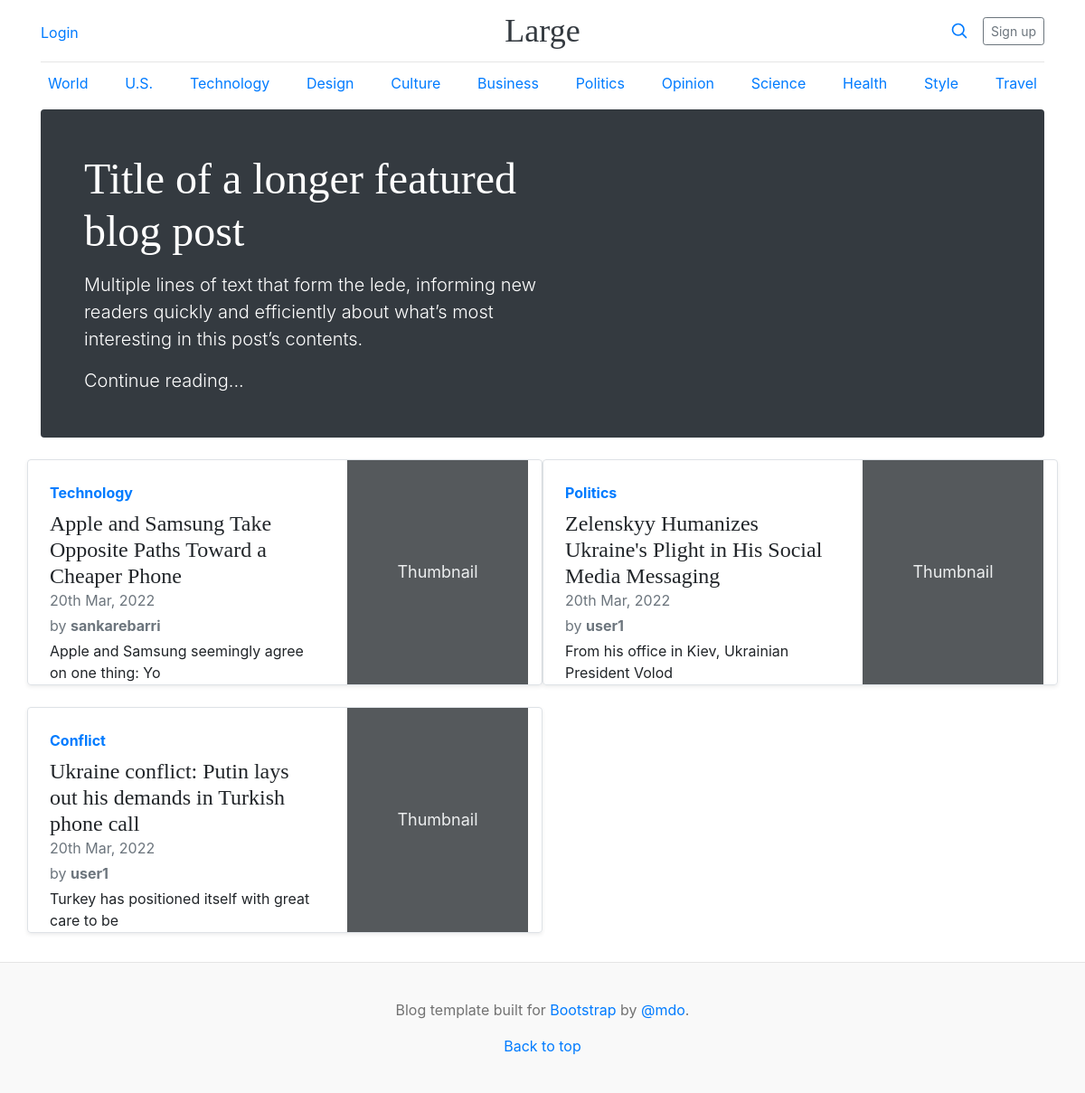
The app's page /, older data.
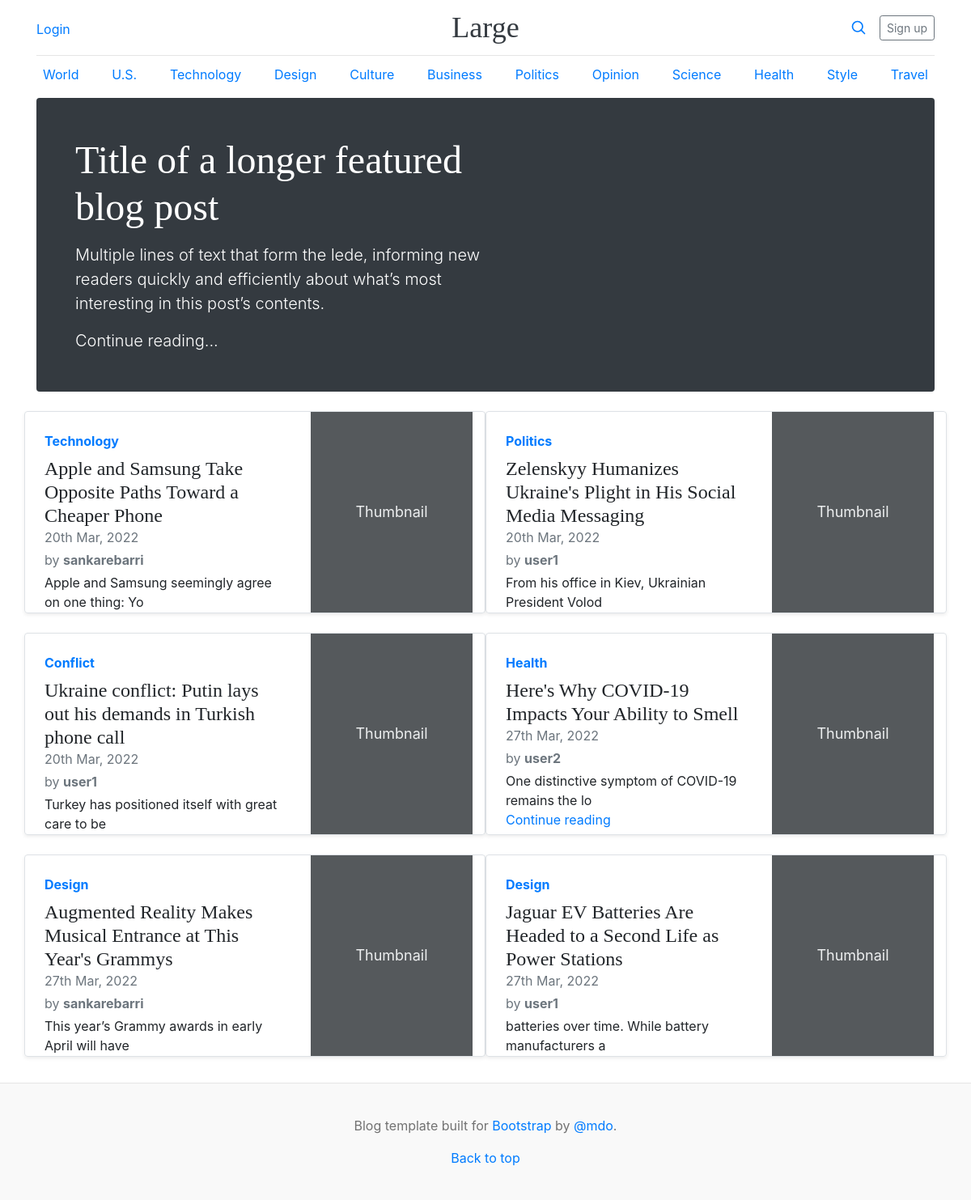
The same page, newer data.
### home/models.py (models this page shows, shortened)
class BlogDetails(models.Model):
    category = models.ForeignKey(Category, on_delete=models.CASCADE)
    title = models.TextField()
    content = models.TextField()
    author = models.ForeignKey(User, on_delete=models.CASCADE)
    published_date = models.DateTimeField(auto_now_add=True)
    content_image = models.ImageField(upload_to='article_img', blank=True)

class Category(models.Model):
    category = models.CharField(max_length=20)
    def __str__(self):
        return self.category

### home/views.py (the view)
# urls.py: 2. Add a URL to urlpatterns:  path('', views.home, name='home')
def home(request):
    context = {
        'posts': BlogDetails.objects.all()
    }
    return render(request, 'home/home.html', context)

### templates/home/home.html
{% extends 'base.html'%}
{% block content %}
<main class="container">
  <div class="p-4 p-md-5 mb-4 text-white rounded bg-dark">
    <div class="col-md-6 px-0">
      <h1 class="display-4 fst-italic">Title of a longer featured blog post</h1>
      <p class="lead my-3">Multiple lines of text that form the lede, informing new readers quickly and efficiently about what’s most interesting in this post’s contents.</p>
      <p class="lead mb-0"><a href="#" class="text-white fw-bold">Continue reading...</a></p>
    </div>
  </div>
  <div class="row mb-2">
    {% for post in posts %}
    <div class="col-md-6">
      <div class="row g-0 border rounded overflow-hidden flex-md-row mb-4 shadow-sm h-md-250 position-relative">
        <div class="col p-4 d-flex flex-column position-static">
          <strong class="d-inline-block mb-2 text-primary">{{ post.category }}</strong>
          <h4 class="mb-0">{{ post.title }}</h4>
          <div class="mb-1 text-muted">{{ post.published_date|date:'dS M, Y' }}</div>
          <div class="mb-1 text-muted">by <b>{{ post.author }}</b></div>
          <p class="card-text mb-auto">{{ post.content|slice:":50" }}</p>
          <a href="{% url 'article' post.id %}" class="stretched-link">Continue reading</a>
        </div>
        <div class="col-auto d-none d-lg-block">
          <svg class="bd-placeholder-img" width="200" height="250" xmlns="http://www.w3.org/2000/svg" role="img" aria-label="Placeholder: Thumbnail" preserveAspectRatio="xMidYMid slice" focusable="false"><title>Placeholder</title><rect width="100%" height="100%" fill="#55595c"/><text x="50%" y="50%" fill="#eceeef" dy=".3em">Thumbnail</text></svg>
        </div>
      </div>
    </div>
    {% endfor %}
  </div>
</main>
{% endblock %}

### templates/base.html (shortened to what this page needs)
<!doctype html>
<html lang="en">
{% load static %}
  <head>
    <link href="{% static 'css/assets/dist/css/bootstrap.min.css' %}" rel="stylesheet">
    <link href="{% static 'css/blog.css' %}" rel="stylesheet">
  </head>
  <body>
<div class="container">
  <header class="blog-header py-3">
    <div class="row flex-nowrap justify-content-between align-items-center">
      <div class="col-4 pt-1">
        {% if user.is_authenticated %}
          <a class="link-secondary" href="{% url 'logout' %}">Logout</a>
        {% else %}
          <a class="link-secondary" href="{% url 'login' %}">Login</a>
        {% endif %}
      </div>
      <div class="col-4 text-center">
        <a class="blog-header-logo text-dark" href="{% url 'home' %}">Large</a>
      </div>
      <div class="col-4 d-flex justify-content-end align-items-center">
        <a class="link-secondary" href="#" aria-label="Search">
          <svg xmlns="http://www.w3.org/2000/svg" width="20" height="20" fill="none" stroke="currentColor" stroke-linecap="round" stroke-linejoin="round" stroke-width="2" class="mx-3" role="img" viewBox="0 0 24 24"><title>Search</title><circle cx="10.5" cy="10.5" r="7.5"/><path d="M21 21l-5.2-5.2"/></svg>
        </a>
        {% if user.is_authenticated %}
          <a class="btn btn-sm btn-outline-secondary" href="{% url 'profile' %}">Profile</a>
        {% else %}
          <a class="btn btn-sm btn-outline-secondary" href="{% url 'registration' %}">Sign up</a>
        {% endif %}
      </div>
    </div>
  </header>
  <div class="nav-scroller py-1 mb-2">
    <nav class="nav d-flex justify-content-between">
      <a class="p-2 link-secondary" href="#">World</a>
      <a class="p-2 link-secondary" href="#">U.S.</a>
      <a class="p-2 link-secondary" href="#">Technology</a>
      <a class="p-2 link-secondary" href="#">Design</a>
      <a class="p-2 link-secondary" href="#">Culture</a>
      <a class="p-2 link-secondary" href="#">Business</a>
      <a class="p-2 link-secondary" href="#">Politics</a>
      <a class="p-2 link-secondary" href="#">Opinion</a>
      <a class="p-2 link-secondary" href="#">Science</a>
      <a class="p-2 link-secondary" href="#">Health</a>
      <a class="p-2 link-secondary" href="#">Style</a>
      <a class="p-2 link-secondary" href="#">Travel</a>
    </nav>
  </div>
</div>
{% block content %}
{% endblock %}
<footer class="blog-footer">
  <p>Blog template built for <a href="https://getbootstrap.com/">Bootstrap</a> by <a href="https://twitter.com/mdo">@mdo</a>.</p>
  <p>
    <a href="#">Back to top</a>
  </p>
</footer>
  </body>
</html>

### blog_django/static/css/blog.css (style rules this page uses)
.blog-header { line-height: 1; border-bottom: 1px solid #e5e5e5; }
.blog-header-logo { font-family: "Playfair Display", Georgia, "Times New Roman", serif; font-size: 2.25rem; }
h1, h2, h3, h4, h5, h6 { font-family: "Playfair Display", Georgia, "Times New Roman", serif; }
.display-4 { font-size: 2.5rem; }
@media (min-width: 768px) { .display-4 { font-size: 3rem; } }
.nav-scroller { position: relative; z-index: 2; height: 2.75rem; overflow-y: hidden; }
.nav-scroller .nav { display: flex; flex-wrap: nowrap; padding-bottom: 1rem; margin-top: -1px; overflow-x: auto; text-align: center; white-space: nowrap; -webkit-overflow-scrolling: touch; }
@media (min-width: 768px) { .h-md-250 { height: 250px; } }
.blog-footer { padding: 2.5rem 0; color: #727272; text-align: center; background-color: #f9f9f9; border-top: .05rem solid #e5e5e5; }
.blog-footer p:last-child { margin-bottom: 0; }

### templates/base.html (style rules this page uses)
.bd-placeholder-img { font-size: 1.125rem; text-anchor: middle; -webkit-user-select: none; -moz-user-select: none; user-select: none; }

Row changes from the older to the newer data that the page shows:
added BlogDetails: category "Health", title "Here's Why COVID-19 Impacts Your Ability to Smell", published_date "27th Mar, 2022", author "user2", content "One distinctive symptom of COVID-19 remains the lo"
added BlogDetails: category "Design", title "Augmented Reality Makes Musical Entrance at This Year's Grammys", published_date "27th Mar, 2022", author "sankarebarri", content "This year’s Grammy awards in early April will have"
added BlogDetails: category "Design", title "Jaguar EV Batteries Are Headed to a Second Life as Power Stations", published_date "27th Mar, 2022", author "user1", content "batteries over time. While battery manufacturers a"
